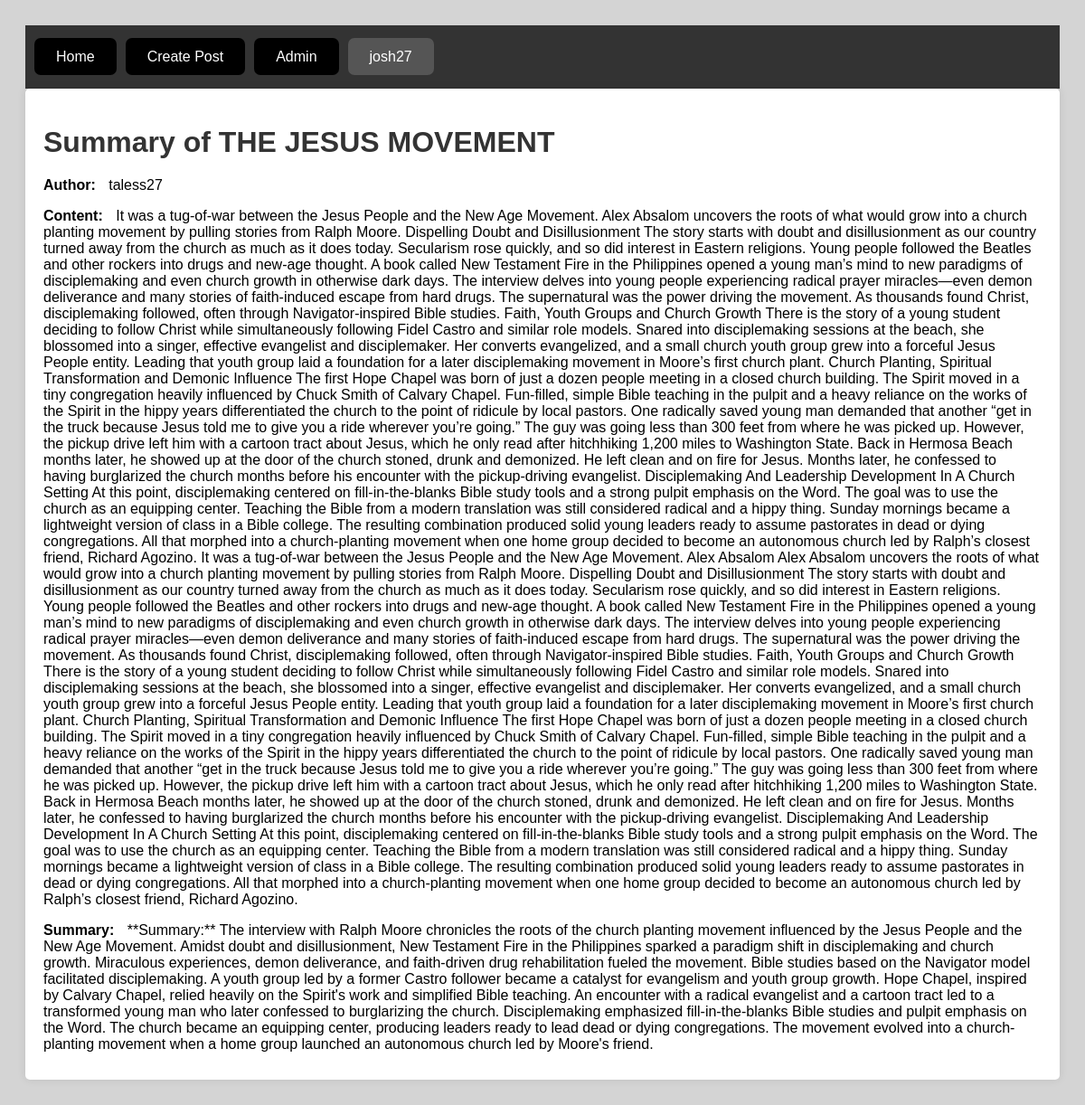
Screenshot of /post/9/ (signed in) with the database file from the repository.
### summarizer/models.py (models this page shows, shortened)
class Post(models.Model):
    title = models.CharField(max_length=200)
    content = models.TextField()
    summary = models.TextField(blank=True, null=True)
    author = models.ForeignKey(User, on_delete=models.CASCADE)
    created_at = models.DateTimeField(auto_now_add=True)

### summarizer/views.py (the view)
# urls.py: path('post/<int:post_id>/', view_post, name='view_post'),
@login_required
def view_post(request, post_id):
    post = Post.objects.get(pk=post_id)
    return render(request, 'view_post.html', {'post': post})

### summarizer/templates/view_post.html (shortened to what this page needs)
{% extends 'base.html' %}
{% block content %}
    <div class="container">
        <div class="row">
            <div class="col-md-8 offset-md-2">
                <div class="post-container">
                    <h1>{{ post.title }}</h1>
                    <p><strong>Author:</strong> {{ post.author }}</p>
                    <p><strong>Content:</strong> {{ post.content }}</p>
                    <p><strong>Summary:</strong> {{ post.summary }}</p>
                </div>
            </div>
        </div>
    </div>
{% endblock %}

### summarizer/templates/base.html (shortened to what this page needs)
<!DOCTYPE html>
<html lang="en">
<head>
</head>
<body>
    <nav>
        <ul>
            {% if user.is_authenticated %}
              <li><a href="{% url 'index' %}">Home</a></li>
              <li><a href="{% url 'create_post' %}">Create Post</a></li>
              <li><a href="{% url 'admin:index' %}">Admin</a></li>
              <li class="username">
                <a href="#">{{ user.username }} </a>
              </li>
            {% else %}
                <li><a href="{% url 'login' %}">Log in</a></li>
                <li><a href="{% url 'register' %}">Register</a></li>
            {% endif %}
        </ul>
    </nav>
    <div>
        {% block content %}
        {% endblock %}
    </div>
</body>
</html>

### summarizer/templates/base.html (style rules this page uses)
nav { background-color: #333; padding: 10px; }
nav ul { list-style-type: none; padding: 0; display: flex; }
nav ul li { margin-right: 10px; }
nav ul li a { color: white; text-decoration: none; padding: 10px; border-radius: 5px; transition: background-color 0.3s ease; padding: 12px 24px; background-color: black; color: white; border-radius: 7px; box-shadow: 0 0 0 0 rgba(255, 255, 255, 0.1); animation: pulse 1.75s infinite cubic-bezier(0.66, 0, 0, 1); }
.username a { background-color: #555; padding: 12px 24px; border-radius: 7px; }
.username { position: relative; }
.username a { background-color: #555; padding: 12px 24px; border-radius: 7px; color: white; }

### summarizer/templates/view_post.html (style rules this page uses)
body { font-family: Arial, sans-serif!important; background-color: #d4d4d4!important; padding: 20px!important; }
h1 { font-size: 2rem!important; color: #333!important; margin-bottom: 20px!important; }
p { margin-bottom: 10px!important; }
strong { font-weight: bold!important; margin-right: 10px!important; }
.post-container { background-color: #fff!important; padding: 20px!important; border-radius: 5px!important; box-shadow: 0px 0px 10px 0px rgba(0,0,0,0.1)!important; }

### rows the page displays
Post: title "Summary of THE JESUS MOVEMENT", author "taless27", content "It was a tug-of-war between the Jesus People and the New Age Movement. Alex Absalom uncovers the roots of what would grow into a church planting movement by pulling stories from Ralph Moore. Dispelling Doubt and Disillusionment The story starts with doubt and disillusionment as our country turned away from the church as much as it does today. Secularism rose quickly, and so did interest in Eastern religions. Young people followed the Beatles and other rockers into drugs and new-age thought. A book called New Testament Fire in the Philippines opened a young man’s mind to new paradigms of disciplemaking and even church growth in otherwise dark days. The interview delves into young people…", summary "**Summary:** The interview with Ralph Moore chronicles the roots of the church planting movement influenced by the Jesus People and the New Age Movement. Amidst doubt and disillusionment, New Testament Fire in the Philippines sparked a paradigm shift in disciplemaking and church growth. Miraculous experiences, demon deliverance, and faith-driven drug rehabilitation fueled the movement. Bible studies based on the Navigator model facilitated disciplemaking. A youth group led by a former Castro follower became a catalyst for evangelism and youth group growth. Hope Chapel, inspired by Calvary Chapel, relied heavily on the Spirit's work and simplified Bible teaching. An encounter with a radical…"

### other values shown
{{ user.username }} "josh27"
